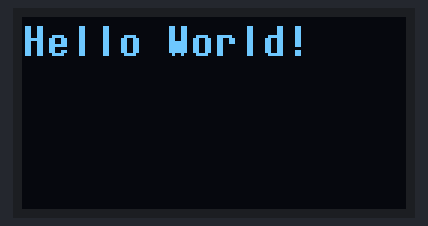
A sketch run on a simulated Arduino Uno, built with avr-gcc and run on an emulated ATmega328P. On the bench: 128×64 one-colour display.

Above: at 0.2 s.

The sketch:

L04_Oled.ino
```cpp
#include <U8g2lib.h>

U8X8_SSD1306_128X64_NONAME_HW_I2C oled(/* reset=*/ U8X8_PIN_NONE);

void setup() {
  oled.begin();
  oled.setFlipMode(1);
}

void loop() {
  oled.setFont(u8x8_font_7x14B_1x2_f);
  oled.setCursor(0, 0);
  oled.print("Hello World!");
}
```
